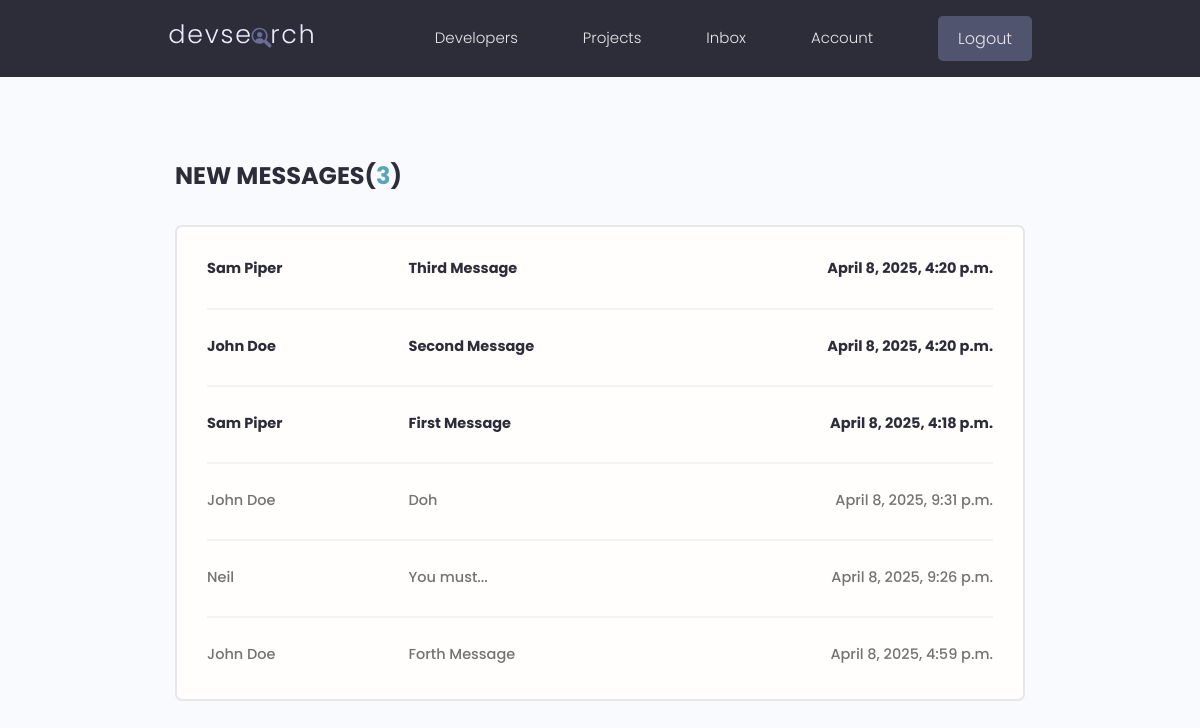
The page /inbox/ (signed in) on the database its author committed.
### users/models.py (models this page shows, shortened)
class Message(models.Model):
    class Meta:
        ordering = ['is_read', '-created']
    id = models.UUIDField(default=uuid.uuid4, unique=True, primary_key=True, editable=False)
    sender = ForeignKey(Profile, on_delete=models.SET_NULL, null=True, blank=True)
    recipient = ForeignKey(Profile, on_delete=models.SET_NULL, null=True, blank=True, related_name='messages')
    name = models.CharField(max_length=200, null=True, blank=True)
    email = models.EmailField(max_length=200, null=True, blank=True)
    is_read = models.BooleanField(default=False, null=True)
    subject = models.CharField(max_length=200, null=True, blank=True)
    body = models.TextField()
    created = models.DateTimeField(auto_now_add=True)

### users/views.py (the view)
# urls.py: path('inbox/', views.inbox, name='inbox'),
@login_required(login_url='login')
def inbox(request):
    profile =  request.user.profile
    profile_messages = profile.messages.all()
    unread_count = profile_messages.filter(is_read=False).count()
    context = {
        'profile_messages': profile_messages,
        'unread_count': unread_count
    }
    return render(request, template_name='users/inbox.html', context=context)

### users/templates/users/inbox.html
{% extends 'main.html' %}
{% block content %}
  <main class="inbox my-xl">
    <div class="content-box">
      <h3 class="inbox__title">New Messages(<span>{{ unread_count }}</span>)</h3>
      <ul class="messages">
      {% for message in profile_messages %}
        {% if message.is_read == False %}
          <li class="message message--unread">
        {% else %}
          <li class="message">
        {% endif %}
            <a href="{% url 'view-message' message.id %}">
              <span class="message__author">{{ message.name }}</span>
              <span class="message__subject">{{ message.subject }}</span>
              <span class="message__date"> {{ message.created }}</span>
            </a>
          </li>
      {% endfor %}
      </ul>
    </div>
  </main>
{% endblock content %}

### static/styles/app.css (style rules this page uses)
:root { --color-sub: #2d2d39; }
.content-box { width: 95%; max-width: 85rem; margin: 0 auto; }
.inbox { height: 90vh; }
.inbox__title, .inbox__title span { font-size: 2.4rem; font-weight: 700; color: var(--color-sub); text-transform: uppercase; text-align: left; margin-bottom: 3rem; }
.inbox__title span { color: var(--color-main); }
.messages { list-style: none; background: var(--color-white); padding: 0.5rem 3rem; border: 2px solid var(--color-light); border-radius: 0.7rem; }
.message { padding: 2.5rem 0; }
.message > a span { font-size: 1.45rem; font-weight: 500; }
.message.message--unread a span { font-weight: 700; color: var(--color-sub); }
.message:not(:last-child) { border-bottom: 2px solid var(--color-white-light); }
.message > a { display: flex; gap: 1rem; }
.message__author, .message__date { flex-basis: 25%; }
.message__subject { flex-basis: 50%; }
.message__date { text-align: right; }

### static/uikit/styles/modules/_variables.css (style rules this page uses)
:root { --color-main: #5aa5b9; --color-main-light: #e6faff; --color-sub: #3f4156; --color-sub-light: #51546e; --color-sub-lighter: #ededfd; --color-text: #737373; --color-gray: #8b8b8b; --color-light: #e5e7eb; --color-light-gray: #767676; --color-bg: #f8fafd; --color-white: #fffefd; --color-white-light: #f3f3f3; --color-success: #359e64; --color-success-bg: #def8e8; --color-error: #fc4b0b; --color-error-bg: #fff2ee; --font-base: 'Poppins', arial, helvetica, 'Segoe UI', roboto, ubuntu, sans-serif; --font-monospace: 'Fira Code', 'Courier New', courier, monospace; --font-regular: 300; --font-medium: 500; --font-bold: 700; --generic-shadow: 1px 1px 5px #00000010; --generic-transition: all 0.3s ease-in-out; }

### static/uikit/styles/modules/_base.css (style rules this page uses)
* { margin: 0; padding: 0; box-sizing: border-box; text-rendering: optimizeLegibility; color: inherit; font-size: inherit; }
html { font-size: 50%; }
@media only screen and (min-width: 480px) { html { font-size: 56.25%; } }
@media only screen and (min-width: 1200px) { html { font-size: 62.5%; } }
body { line-height: 1.6; font-weight: 400; font-size: 1.5rem; color: var(--color-text); background-color: var(--color-bg); min-height: 100vh; }

### static/uikit/styles/modules/_typography.css (style rules this page uses)
* { font-family: var(--font-base); }
h3 { font-size: 3.2rem; font-weight: var(--font-medium); }
p, span, strong { font-size: 1.6rem; color: var(--color-text); font-weight: var(--font-regular); }
a { padding-bottom: 2px; text-decoration: none; display: inline-block; color: var(--color-main); font-weight: var(--font-medium); }

### static/uikit/styles/modules/_utilities.css (style rules this page uses)
.my-xl { margin: 8rem auto; }

### rows shown on the page
Message: name "Sam Piper", subject "Third Message", created "April 8, 2025, 4:20 p.m."
Message: name "John Doe", subject "Second Message", created "April 8, 2025, 4:20 p.m."
Message: name "Sam Piper", subject "First Message", created "April 8, 2025, 4:18 p.m."
Message: name "John Doe", subject "Doh", created "April 8, 2025, 9:31 p.m."
Message: name "Neil", subject "You must...", created "April 8, 2025, 9:26 p.m."
Message: name "John Doe", subject "Forth Message", created "April 8, 2025, 4:59 p.m."

### other values the page prints
{{ unread_count }} "3"
